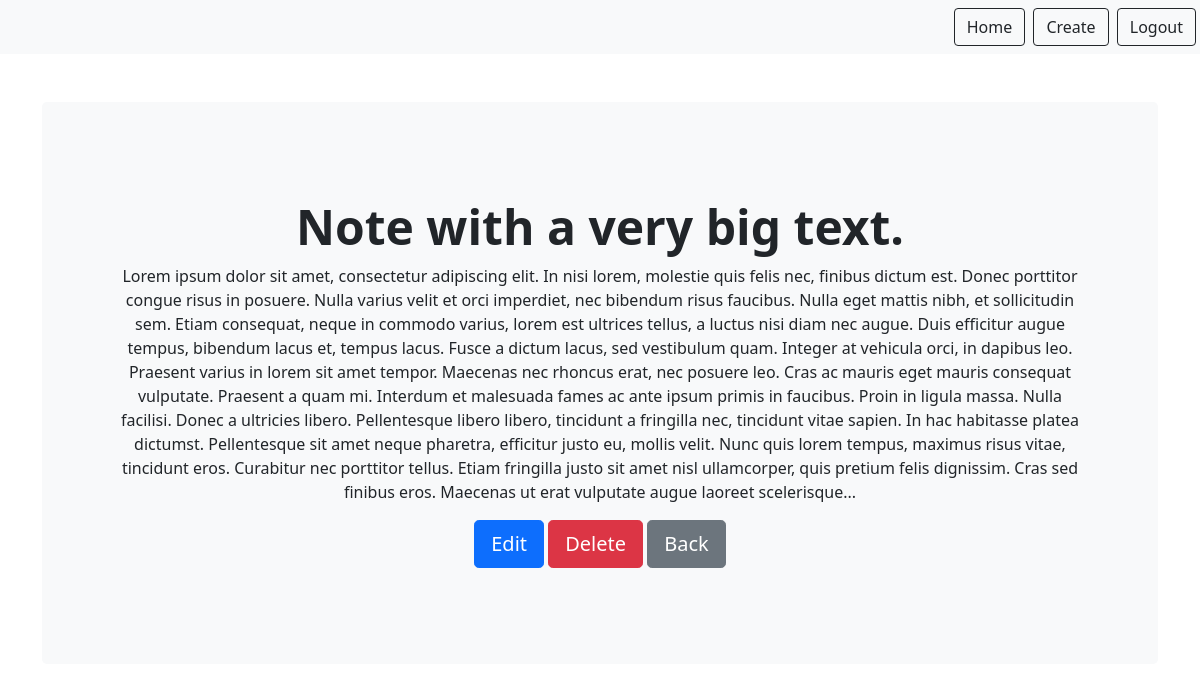
Screenshot of /notes/3 (signed in) with the database file from the repository.
### notes/models.py (models this page shows)
class Note(models.Model):
    title = models.CharField(max_length=200)
    text = models.TextField()
    created = models.DateTimeField(auto_now_add=True)
    user = models.ForeignKey(User, on_delete=models.CASCADE, related_name="notes")

### notes/views.py (the view)
# urls.py: path('notes/<int:pk>', views.NoteDetailView.as_view(), name='notes.detail'),
class NoteDetailView(DetailView):
    model = Note
    context_object_name = "note"
    template_name = "notes/note_detail.html"

### notes/templates/notes/note_detail.html
{% extends "base.html" %}
{% block content %}
<div class="p-5 mb-4 bg-light rounded-3">
      <div class="container-fluid py-5">
        <h1 class="display-5 fw-bold">{{ note.title }}</h1>
        <p class="modal-body py-0">{{ note.text }}</p>
        <a href="{% url 'notes.update' pk=note.id %}" class="btn btn-primary btn-lg">Edit</a>
          <a href="{% url 'notes.delete' pk=note.id %}" class="btn btn-danger btn-lg" type="button">Delete</a>
        <a href="{% url 'notes.list' %}" class="btn btn-secondary btn-lg">Back</a>
      </div>
    </div>
{% endblock %}

### rows the page displays
Note: title "Note with a very big text.", text "Lorem ipsum dolor sit amet, consectetur adipiscing elit. In nisi lorem, molestie quis felis nec, finibus dictum est. Donec porttitor congue risus in posuere. Nulla varius velit et orci imperdiet, nec bibendum risus faucibus. Nulla eget mattis nibh, et sollicitudin sem. Etiam consequat, neque in commodo varius, lorem est ultrices tellus, a luctus nisi diam nec augue. Duis efficitur augue tempus, bibendum lacus et, tempus lacus. Fusce a dictum lacus, sed vestibulum quam. Integer at vehicula orci, in dapibus leo. Praesent varius in lorem sit amet tempor. Maecenas nec rhoncus erat, nec posuere leo. Cras ac mauris eget mauris consequat vulputate. Praesent a quam mi. Interdum et malesuada fames…"
